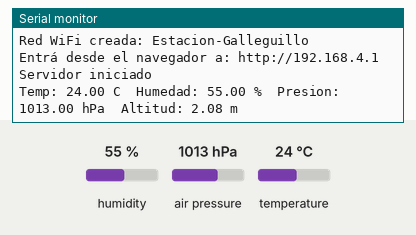
This sketch was run on a simulated ESP32. On the bench: the last lines printed to the serial monitor. The inputs (shaded band) are chosen by the test bench; at power-on: humidity 55 %, air pressure 1013 hPa, temperature 24 °C.

Above: at 3.2 s.
3.3 s: humidity set to 22 %
At 4.5 s:
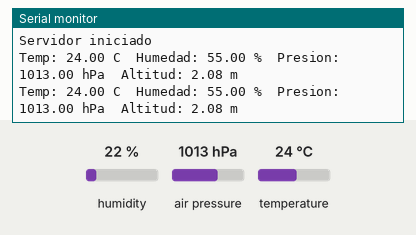
4.8 s: air pressure set to 952 hPa
At 6.2 s:
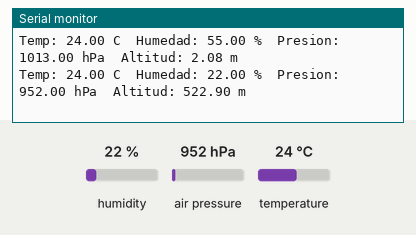
6.3 s: temperature set to 12 °C
7.8 s: air pressure set to 975 hPa
At 8.8 s:
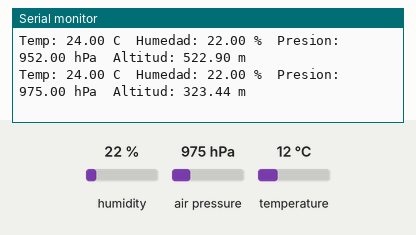
9.3 s: humidity set to 40 %
At 11.4 s:
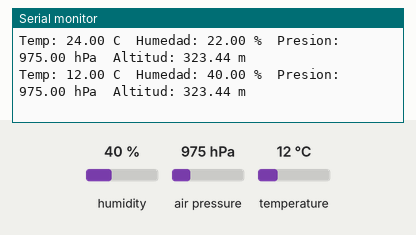
Timing chart, 0 to 11.8 s (numbered marks = the images above; inputs shaded):
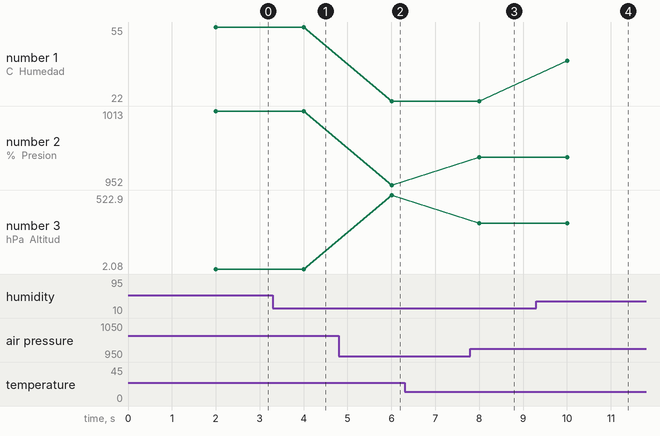

The sketch:

estacion_ap.ino
```cpp
#include <DHT.h>
#include <Adafruit_BMP085.h>
#include <WiFi.h>
#include <WebServer.h>

DHT dht(26, DHT11);
Adafruit_BMP085 bmp;

const char* nombreAP     = "Estacion-Galleguillo";
const char* contraseniaAP = "clima1234";

WebServer server(80);

unsigned long ultimoPrint = 0;

void handleRoot() {
  float temp     = dht.readTemperature();
  float humidity = dht.readHumidity();
  float pressure = bmp.readPressure() / 100.0;
  float altitude = bmp.readAltitude();

  String html = R"rawliteral(
<!DOCTYPE html>
<html lang="es">
<head>
<meta charset="UTF-8">
<meta name="viewport" content="width=device-width, initial-scale=1">
<meta http-equiv="refresh" content="2">
<title>Estación Meteorológica Galleguillo</title>
<style>
  * { margin: 0; padding: 0; box-sizing: border-box; }
  body {
    min-height: 100vh;
    font-family: -apple-system, "Segoe UI", Roboto, Helvetica, Arial, sans-serif;
    background: linear-gradient(135deg, #1e1b4b 0%, #312e81 45%, #0f766e 100%);
    color: #f1f5f9;
    display: flex; flex-direction: column; align-items: center;
    padding: 40px 20px;
  }
  header { text-align: center; margin-bottom: 36px; }
  header h1 { font-size: 2rem; font-weight: 700; letter-spacing: 0.5px; }
  header p { opacity: 0.7; margin-top: 6px; font-size: 0.95rem; }
  .live {
    display: inline-block; width: 9px; height: 9px; border-radius: 50%;
    background: #4ade80; margin-right: 6px;
    box-shadow: 0 0 8px #4ade80; animation: pulse 1.5s infinite;
  }
  @keyframes pulse { 50% { opacity: 0.3; } }
  .grid {
    display: grid; gap: 20px; width: 100%; max-width: 720px;
    grid-template-columns: repeat(auto-fit, minmax(150px, 1fr));
  }
  .card {
    background: rgba(255, 255, 255, 0.08);
    border: 1px solid rgba(255, 255, 255, 0.15);
    border-radius: 20px; padding: 24px 18px; text-align: center;
    backdrop-filter: blur(10px); -webkit-backdrop-filter: blur(10px);
    box-shadow: 0 8px 32px rgba(0, 0, 0, 0.25);
    transition: transform 0.2s;
  }
  .card:hover { transform: translateY(-4px); }
  .icon { font-size: 2.2rem; }
  .label {
    font-size: 0.8rem; text-transform: uppercase; letter-spacing: 1.5px;
    opacity: 0.7; margin: 10px 0 6px;
  }
  .value { font-size: 1.9rem; font-weight: 700; }
  .unit { font-size: 1rem; font-weight: 400; opacity: 0.7; margin-left: 2px; }
  footer { margin-top: 40px; font-size: 0.8rem; opacity: 0.5; }
</style>
</head>
<body>
  <header>
    <h1>🌦️ Estación Meteorológica</h1>
    <p><span class="live"></span>Galleguillo · en vivo</p>
  </header>
  <div class="grid">
    <div class="card">
      <div class="icon">🌡️</div>
      <div class="label">Temperatura</div>
      <div class="value">%TEMP%<span class="unit">°C</span></div>
    </div>
    <div class="card">
      <div class="icon">🧭</div>
      <div class="label">Presión</div>
      <div class="value">%PRES%<span class="unit">hPa</span></div>
    </div>
    <div class="card">
      <div class="icon">💧</div>
      <div class="label">Humedad</div>
      <div class="value">%HUM%<span class="unit">%</span></div>
    </div>
    <div class="card">
      <div class="icon">⛰️</div>
      <div class="label">Altitud</div>
      <div class="value">%ALT%<span class="unit">m</span></div>
    </div>
  </div>
  <footer>Actualiza cada 2 segundos</footer>
</body>
</html>
)rawliteral";

  html.replace("%TEMP%", isnan(temp)     ? String("--") : String(temp, 1));
  html.replace("%PRES%", String(pressure, 1));
  html.replace("%HUM%",  isnan(humidity) ? String("--") : String(humidity, 1));
  html.replace("%ALT%",  String(altitude, 0));
  server.send(200, "text/html", html);
}

void setup() {
  Serial.begin(115200);
  dht.begin();
  if (!bmp.begin()) {
    Serial.println("No se encontró el BMP180/BMP085, revisá el cableado");
  }
  delay(2000);

  WiFi.mode(WIFI_AP);
  WiFi.softAP(nombreAP, contraseniaAP);

  Serial.println("Red WiFi creada: " + String(nombreAP));
  Serial.println("Entrá desde el navegador a: http://" + WiFi.softAPIP().toString());

  server.on("/", handleRoot);
  server.begin();
  Serial.println("Servidor iniciado");
}

void loop() {
  server.handleClient();


  if (millis() - ultimoPrint >= 2000) {
    ultimoPrint = millis();
    Serial.print("Temp: ");      Serial.print(dht.readTemperature());
    Serial.print(" C  Humedad: "); Serial.print(dht.readHumidity());
    Serial.print(" %  Presion: "); Serial.print(bmp.readPressure() / 100.0);
    Serial.print(" hPa  Altitud: "); Serial.print(bmp.readAltitude());
    Serial.println(" m");
  }
}
```

Measured:
- after the input at 4.8 s, the serial monitor: prints a new line after 1.2 s (image 2)
- after the input at 7.8 s, the serial monitor: prints a new line after 0.20 s (image 3)
- after the input at 9.3 s, the serial monitor: prints a new line after 0.70 s (image 4)
- plotted number 1: 22 → 40 after the input at 9.3 s
- plotted number 2: 1013 → 952 after the input at 4.8 s, 952 → 975 after the input at 7.8 s
- plotted number 3: 2.08 → 522.9 after the input at 4.8 s, 522.9 → 323.44 after the input at 7.8 s
